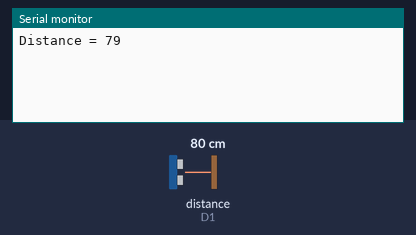
The sketch below on a simulated ESP8266 (NodeMCU). Parts: the last lines printed to the serial monitor. Wiring (inferred from the names in the program): ultrasonic range finder: trigger D2; echo D1. Inputs (shaded band) come from the test bench; at power-on: distance to the obstacle (sensor on D1) 80 cm. The echo pulse lasts 58.3 µs per cm; WiFi joins after 1.5 s; servers stay silent unless stated.

Above: at 3.0 s.
3.1 s: distance to the obstacle (sensor on D1) set to 2 cm
At 4.4 s:
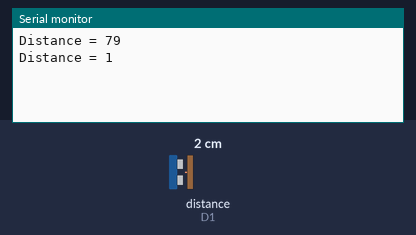
4.6 s: distance to the obstacle (sensor on D1) set to 4 cm
At 5.6 s:
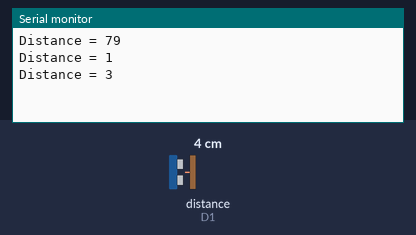
Timing chart, 0 to 7.6 s (numbered marks = the images above; inputs shaded):
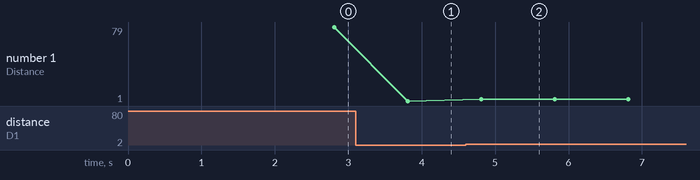

Measured:
- after the input at 3.1 s, the serial monitor: prints a new line after 0.71 s (image 1)
- after the input at 4.6 s, the serial monitor: prints a new line after 0.21 s (image 2)
- plotted number 1: 79 → 1 after the input at 3.1 s, 1 → 3 after the input at 4.6 s

The sketch:

ultrasonic.ino
```cpp
/*

  Youtube: https://www.instagram.com/voidlooprobotech/
  Website: https://www.voidlooprobo.com
  Twitter: https://twitter.com/SandipRoboTix
  Facebook: https://www.facebook.com/groups/289579082069596/
  Fcebook: https://www.facebook.com/groups/228864595179720/
  Facebook: https://www.facebook.com/groups/2518809408247417/
  Facebook: https://www.facebook.com/groups/voidloop/
  Facebook: https://www.facebook.com/voidlooprobo/
  Instagram: https://www.instagram.com/voidlooprobotech/
  Telegram: https://t.me/voidloopnodemcu
  Telegram: https://t.me/voidlooprobotech
  Whatsapp: https://chat.whatsapp.com/IIyB2IyjyQ71eSfn1jnl3c

*/


#define BLYNK_PRINT Serial
#include <ESP8266WiFi.h>
#include <BlynkSimpleEsp8266.h>

#define  trig  D2
#define  echo  D1

long duration;
int distance;

// You should get Auth Token in the Blynk App.

char auth[] = "Vmkk2nm5gm4-wzov-4xMZDditnBkWqay";

// Your WiFi credentials.
// Set password to "" for open networks.
char ssid[] = "int main()";
char pass[] = "INT456789";

BlynkTimer timer;
WidgetLCD lcd(V1);
void setup()
{
  // Debug console
  pinMode(trig, OUTPUT);  // Sets the trigPin as an Output
  pinMode(echo, INPUT);   // Sets the echoPin as an Inpu
  Serial.begin(9600);
  Blynk.begin(auth, ssid, pass);

  // Setup a function to be called every second
  timer.setInterval(1000L, sendSensor);
}

void loop()
{
  Blynk.run();
  timer.run();
}
void sendSensor()
{
  digitalWrite(trig, LOW);   // Makes trigPin low
  delayMicroseconds(2);       // 2 micro second delay

  digitalWrite(trig, HIGH);  // tigPin high
  delayMicroseconds(10);      // trigPin high for 10 micro seconds
  digitalWrite(trig, LOW);   // trigPin low

  duration = pulseIn(echo, HIGH);   //Read echo pin, time in microseconds
  distance = duration * 0.034 / 2;   //Calculating actual/real distance

  Serial.print("Distance = ");        //Output distance on arduino serial monitor
  Serial.println(distance);

  Blynk.virtualWrite(V0, distance);

  lcd.print(0, 0, "voidloopRobotech"); // use: (position X: 0-15, position Y: 0-1, "Message you want to print")
  lcd.print(0, 1, "Distance: " + String(distance) + "cm  ");
  delay(1000);

}
```
